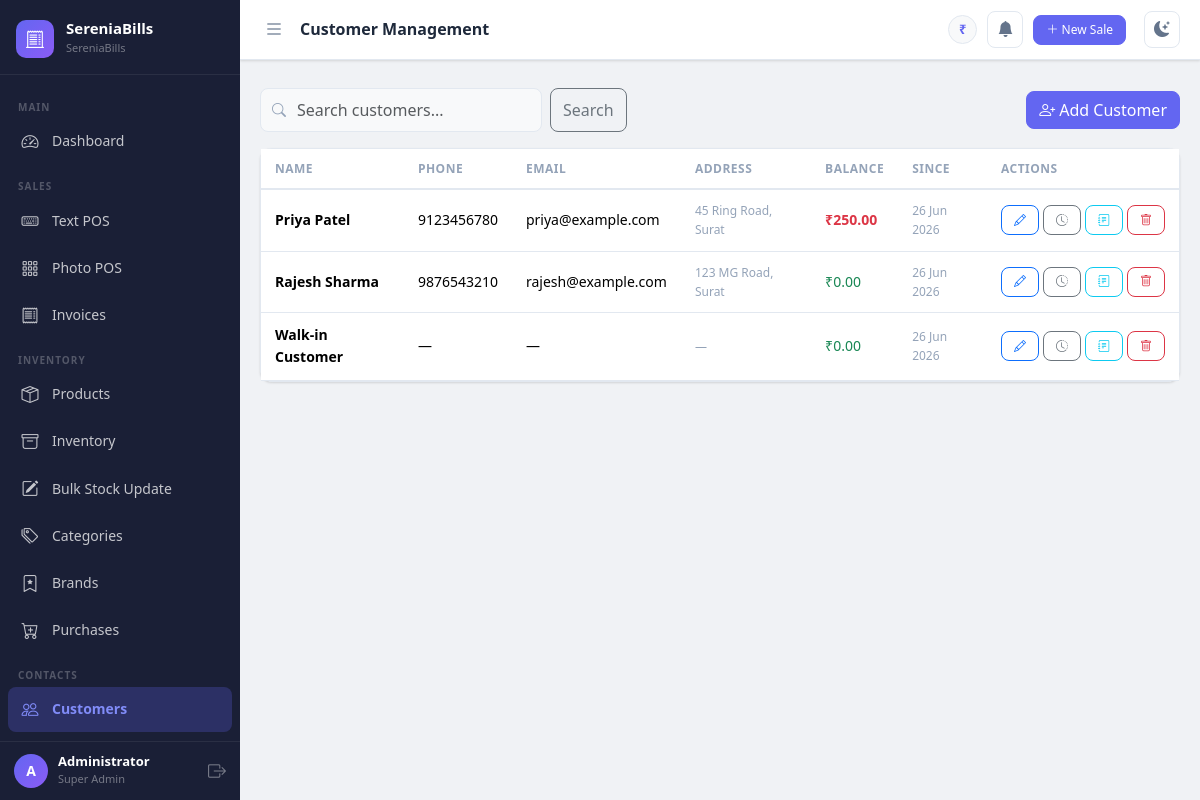
Page /customers (signed in) on the earlier database version.
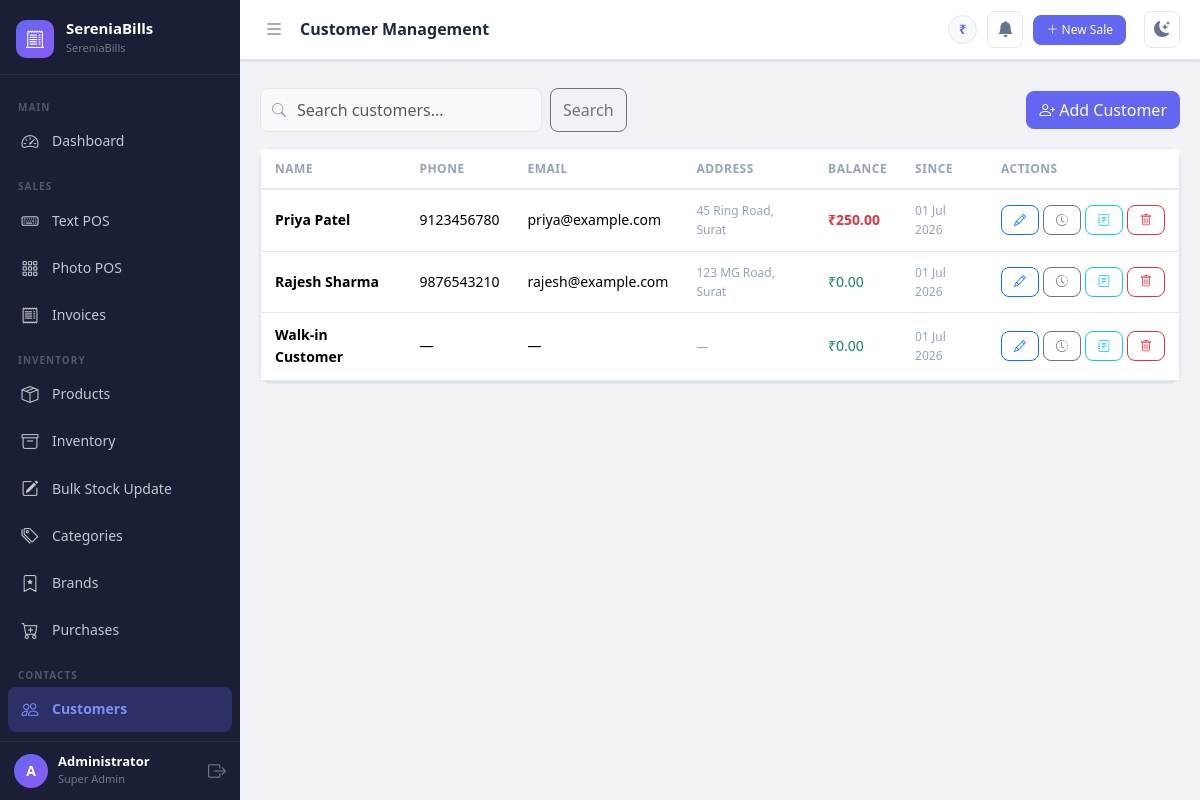
Same page on the later database version.
### app.py (models this page shows)
class Customer(db.Model):
    __tablename__ = 'customers'
    id = db.Column(db.Integer, primary_key=True)
    name = db.Column(db.String(150), nullable=False)
    phone = db.Column(db.String(20))
    email = db.Column(db.String(120))
    address = db.Column(db.String(255))
    outstanding_balance = db.Column(db.Float, default=0)
    notes = db.Column(db.Text)
    created_at = db.Column(db.DateTime, default=datetime.utcnow)
    sales = db.relationship('Sale', backref='customer', lazy=True)

### app.py (the view)
@app.route('/customers')
@login_required
def customers():
    search = request.args.get('search', '')
    query = Customer.query
    if search:
        query = query.filter(db.or_(Customer.name.ilike(f'%{search}%'),
                                     Customer.phone.ilike(f'%{search}%')))
    customer_list = query.order_by(Customer.name).all()
    return render_template('customers.html', customers=customer_list, search=search)

### app.py (called while the page is built)
@login_manager.user_loader
def load_user(user_id):
    return User.query.get(int(user_id))

def get_settings():
    settings = Settings.query.first()
    if not settings:
        settings = Settings()
        db.session.add(settings)
        db.session.commit()
    return settings

@app.context_processor
def inject_globals():
    return dict(settings=get_settings(), now=datetime.utcnow())

    def is_super_admin(self):
        return self.role and self.role.name == 'super_admin'

### templates/customers.html (shortened to what this page needs)
{% extends "base.html" %}
{% block page_title %}Customer Management{% endblock %}
{% block content %}
<div class="d-flex justify-content-between align-items-center mb-3 flex-wrap gap-2">
  <form method="GET" class="d-flex gap-2">
    <div class="pos-search-bar"><i class="bi bi-search"></i>
      <input name="search" class="form-control" placeholder="Search customers..." value="{{ search }}" style="min-width:220px">
    </div>
    <button class="btn btn-outline-secondary" type="submit">Search</button>
  </form>
  <a href="{{ url_for('add_customer') }}" class="btn btn-primary"><i class="bi bi-person-plus me-1"></i>Add Customer</a>
</div>
<div class="card">
  <div class="card-body p-0">
    <div class="table-responsive">
      <table class="table mb-0">
        <thead><tr><th>Name</th><th>Phone</th><th>Email</th><th>Address</th><th>Balance</th><th>Since</th><th>Actions</th></tr></thead>
        <tbody>
          {% for c in customers %}
          <tr>
            <td class="fw-bold">{{ c.name }}</td>
            <td>{{ c.phone or '—' }}</td>
            <td>{{ c.email or '—' }}</td>
            <td style="font-size:12px;color:var(--text-muted)">{{ c.address or '—' }}</td>
            <td>{% if c.outstanding_balance > 0 %}<span class="text-danger fw-bold">{{ settings.currency_symbol }}{{ "%.2f"|format(c.outstanding_balance) }}</span>{% else %}<span class="text-success">{{ settings.currency_symbol }}0.00</span>{% endif %}</td>
            <td style="font-size:12px;color:var(--text-muted)">{{ c.created_at.strftime('%d %b %Y') }}</td>
            <td>
              <div class="d-flex gap-1">
                <a href="{{ url_for('edit_customer', customer_id=c.id) }}" class="btn btn-sm btn-outline-primary"><i class="bi bi-pencil"></i></a>
                <a href="{{ url_for('customer_history', customer_id=c.id) }}" class="btn btn-sm btn-outline-secondary" title="Purchase History"><i class="bi bi-clock-history"></i></a>
                <a href="{{ url_for('customer_ledger', customer_id=c.id) }}" class="btn btn-sm btn-outline-info" title="Ledger"><i class="bi bi-journal-text"></i></a>
                {% if current_user.is_super_admin() %}
                <form method="POST" action="{{ url_for('delete_customer', customer_id=c.id) }}" onsubmit="return confirm('Delete customer?')">
                  <button class="btn btn-sm btn-outline-danger"><i class="bi bi-trash"></i></button>
                </form>
                {% endif %}
              </div>
            </td>
          </tr>
          {% else %}
          <tr><td colspan="7"><div class="empty-state"><i class="bi bi-people"></i><p>No customers yet.</p></div></td></tr>
          {% endfor %}
        </tbody>
      </table>
    </div>
  </div>
</div>
{% endblock %}

Differences in the rows shown:
changed Customer "Priya Patel": created_at "26 Jun 2026" → "01 Jul 2026"
changed Customer "Rajesh Sharma": created_at "26 Jun 2026" → "01 Jul 2026"
changed Customer "Walk-in Customer": created_at "26 Jun 2026" → "01 Jul 2026"
